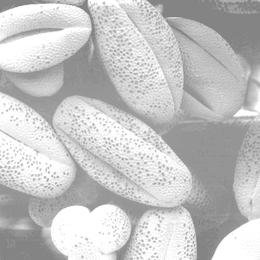
%> input picture Lab 5/PollenLight.tif, 260 x 260 px, shrunk from 500 x 500 before the run
$ octave Tipton_EGR532_Lab4PartC.m   (GNU Octave 9; MATLAB toolbox functions it lacks are replaced by stand-ins)
%> lines starting %> are read from the running program, lines starting %| are printed output that depends on the picture
%%%%%%%%%%%%%%%%%%%%%%%%%%%%%%%%%%%%%%%%%%%%%%%%%%%%%%%%%%%%%%%%%%%%%%%%
% Title: Intensity Transforms
% Filename: Tipton_EGR532_Lab4PartC.m
% Author: Natalie Tipton
% Date: 2/21/19
% Instructor: Dr. Rhodes
% Description: This script completes histogram equalization
%%%%%%%%%%%%%%%%%%%%%%%%%%%%%%%%%%%%%%%%%%%%%%%%%%%%%%%%%%%%%%%%%%%%%%%%

%%%%%%%% Part C - Pollen Light %%%%%%%%%%

%read in pollen image and find size
pollen_light = imread('PollenLight.tif');
%> pollen_light is the input picture: size 260x260 uint8; min 126, max 255, mean 196.3
[row,col] = size(pollen_light);
%> row = 260; col = 260
s_light = zeros(1,255);
r = 1:255;

%map pixel intensity values from original to equalized
for k = 1:255
    for j = 1:k
        prob_light(k) = nnz(pollen_light == k) / (row * col);
        s_light(k) = s_light(k) + prob_light(j);
    end
end
%> after the loop, prob_light = 255 values, max 0.0822 at index 255, min 0 at index 1, mean 0.00392; s_light = 255 values from 0 to 1

%complete transform equation
transform_light = 254 .* s_light;
%> transform_light = 255 values from 0 to 254

%creates new, equalized image from transformed intensities
for x = 1:row
    for y = 1:col
        orig_intensity_light = round(pollen_light(x,y));
        pollen_light_eq_doub(x,y) = s_light(orig_intensity_light);
    end
end
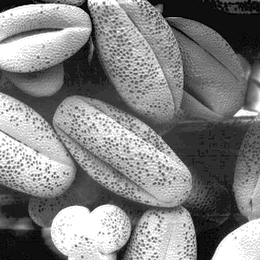
%> pollen_light_eq_doub: size 260x260 double; min 5.92e-05, max 1, mean 0.509

%converts equalized image to uint8
pollen_light_eq = im2uint8(pollen_light_eq_doub);

%plot original image, original image hist, new image, new hist
figure(1)
subplot(2,2,1)
imshow(pollen_light)
title('Original Pollen Light');
xlabel('X (spatial units)');
ylabel('Y (spatial units)');
subplot(2,2,2)
imhist(pollen_light)
title('Histogram For Original Pollen Light');
ylabel('Number Of Pixels At Given Intensity');
subplot(2,2,3)
imshow(pollen_light_eq)
title('Equalized Pollen Light');
xlabel('X (spatial units)');
ylabel('Y (spatial units)');
subplot(2,2,4)
imhist(pollen_light_eq);
title('Histogram For Equalized Pollen Light');
ylabel('Number Of Pixels At Given Intensity');
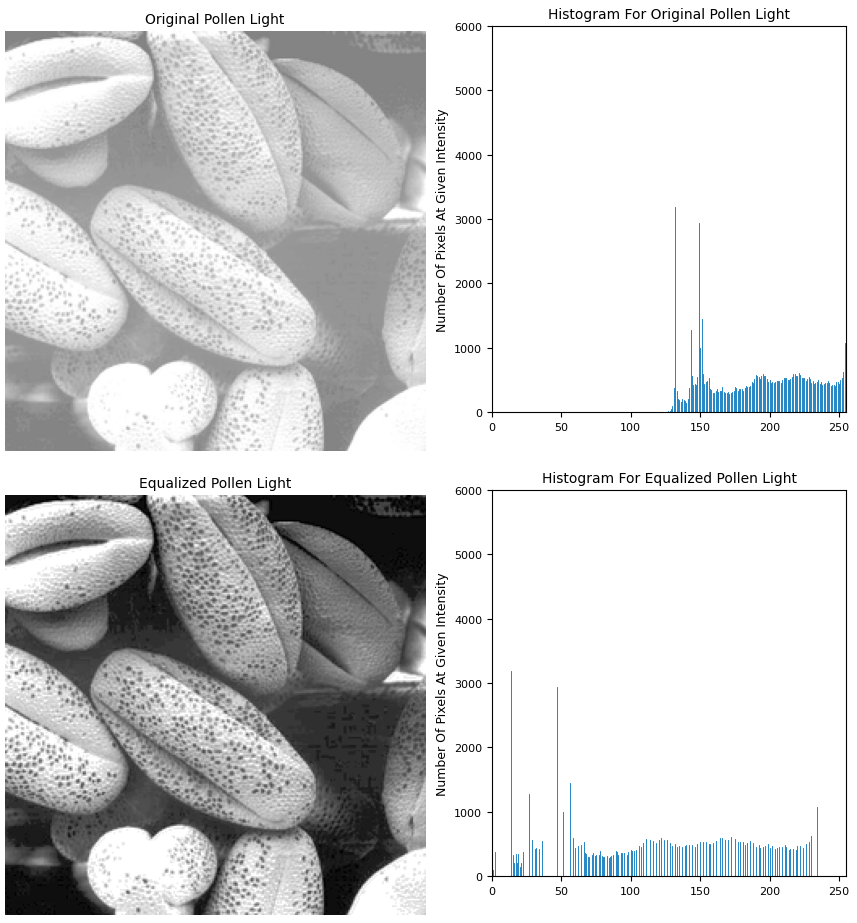
%> figure redrawn from the program's plot data, 4 panels

%plot transformation
figure(2)
plot(s_light,r)
title('Transform for Pollen Light');
xlabel('sk');
ylabel('rk');

%repeat all steps from above for 3 different images
%%%%%%%% Part C - Pollen Dark %%%%%%%%%%

pollen_dark = imread('PollenDark.tif');
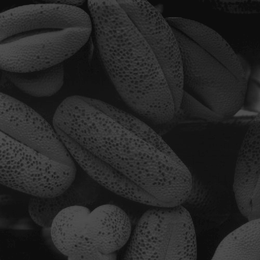
%> input picture Lab 5/PollenDark.tif, 260 x 260 px, shrunk from 500 x 500 before the run
%> pollen_dark is the input picture: size 260x260 uint8; min 10, max 79, mean 38.7
[row,col] = size(pollen_dark);
s_dark = zeros(1,255);

for k = 1:255
    for j = 1:k
        prob_dark(k) = nnz(pollen_dark == k) / (row * col);
        s_dark(k) = s_dark(k) + prob_dark(j);
    end
end
%> after the loop, prob_dark = 255 values, max 0.0604 at index 19, min 0 at index 1, mean 0.00392; s_dark = 255 values from 0 to 1

transform_dark = 254 .* s_dark;
%> transform_dark = 255 values from 0 to 254

for x = 1:row
    for y = 1:col
        orig_intensity_dark = round(pollen_dark(x,y));
        pollen_dark_eq_doub(x,y) = s_dark(orig_intensity_dark);
    end
end

pollen_dark_eq = im2uint8(pollen_dark_eq_doub);


figure(3)
subplot(2,2,1)
imshow(pollen_dark)
title('Original Pollen Dark');
xlabel('X (spatial units)');
ylabel('Y (spatial units)');
subplot(2,2,2)
imhist(pollen_dark)
title('Histogram For Original Pollen Dark');
ylabel('Number Of Pixels At Given Intensity');
subplot(2,2,3)
imshow(pollen_dark_eq)
title('Equalized Pollen Dark');
xlabel('X (spatial units)');
ylabel('Y (spatial units)');
subplot(2,2,4)
imhist(pollen_dark_eq);
title('Histogram For Equalized Pollen Dark');
ylabel('Number Of Pixels At Given Intensity');

figure(4)
plot(s_dark,r)
title('Transform for Pollen Dark');
xlabel('sk');
ylabel('rk');
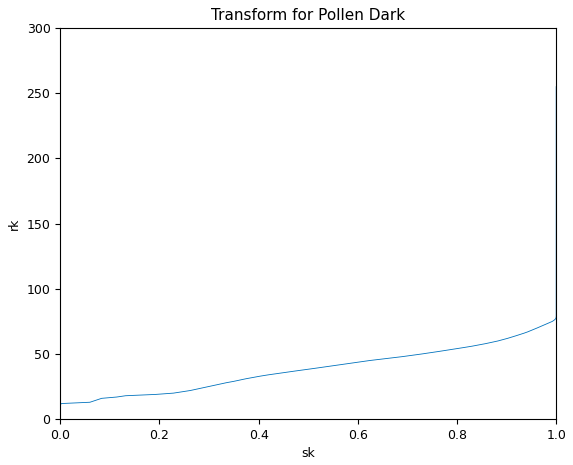
%> figure redrawn from the program's plot data

%%%%%%%% Part C - Pollen Low Contrast %%%%%%%%%%

pollen_low_con = imread('PollenLowContrast.tif');
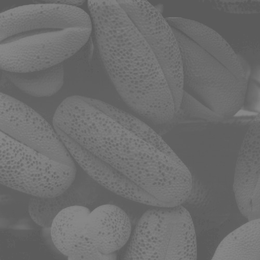
%> input picture Lab 5/PollenLowContrast.tif, 260 x 260 px, shrunk from 500 x 500 before the run
%> pollen_low_con is the input picture: size 260x260 uint8; min 89, max 136, mean 109.1
[row,col] = size(pollen_low_con);
s_low_con = zeros(1,255);

for k = 1:255
    for j = 1:k
        prob_low_con(k) = nnz(pollen_low_con == k) / (row * col);
        s_low_con(k) = s_low_con(k) + prob_low_con(j);
    end
end
%> after the loop, prob_low_con = 255 values, max 0.0741 at index 96, min 0 at index 1, mean 0.00392; s_low_con = 255 values from 0 to 1

transform_low_con = 254 .* s_low_con;
%> transform_low_con = 255 values from 0 to 254

for x = 1:row
    for y = 1:col
        orig_intensity_low_con = round(pollen_low_con(x,y));
        pollen_low_con_eq_doub(x,y) = s_low_con(orig_intensity_low_con);
    end
end

pollen_low_con_eq = im2uint8(pollen_low_con_eq_doub);


figure(5)
subplot(2,2,1)
imshow(pollen_low_con)
title('Original Pollen Low Contrast');
xlabel('X (spatial units)');
ylabel('Y (spatial units)');
subplot(2,2,2)
imhist(pollen_low_con)
title('Histogram For Original Pollen Low Contrast');
ylabel('Number Of Pixels At Given Intensity');
subplot(2,2,3)
imshow(pollen_low_con_eq)
title('Equalized Pollen Low Contrast');
xlabel('X (spatial units)');
ylabel('Y (spatial units)');
subplot(2,2,4)
imhist(pollen_low_con_eq);
title('Histogram For Equalized Pollen Low Contrast');
ylabel('Number Of Pixels At Given Intensity');

figure(6)
plot(s_low_con,r)
title('Transform for Pollen Low Contrast');
xlabel('sk');
ylabel('rk');

%%%%%%%% Part C - Pollen High Contrast %%%%%%%%%%

pollen_high_con = imread('PollenHighContrast.tif');
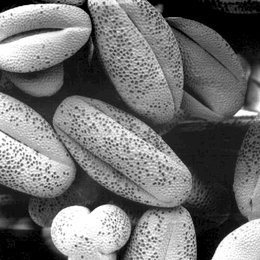
%> input picture Lab 5/PollenHighContrast.tif, 260 x 260 px, shrunk from 500 x 500 before the run
%> pollen_high_con is the input picture: size 260x260 uint8; min 0, max 255, mean 113.1
[row,col] = size(pollen_high_con);
s_high_con = zeros(1,255);

for k = 1:255
    for j = 1:k
        prob_high_con(k) = nnz(pollen_high_con == k) / (row * col);
        s_high_con(k) = s_high_con(k) + prob_high_con(j);
    end
end
%> after the loop, prob_high_con = 255 values, max 0.0304 at index 27, min 0.00114 at index 12, mean 0.00372; s_high_con = 255 values from 0.00454 to 0.947

transform_high_con = 254 .* s_high_con;
%> transform_high_con = 255 values from 1.15 to 240.7

for x = 1:row
    for y = 1:col
        orig_intensity_high_con = round(pollen_high_con(x,y));
        pollen_high_con_eq_doub(x,y) = s_high_con(orig_intensity_high_con+1);
    end
end

pollen_high_con_eq = im2uint8(pollen_high_con_eq_doub);


figure(7)
subplot(2,2,1)
imshow(pollen_high_con)
title('Original Pollen High Contrast');
xlabel('X (spatial units)');
ylabel('Y (spatial units)');
subplot(2,2,2)
imhist(pollen_high_con)
title('Histogram For Original Pollen High Contrast');
ylabel('Number Of Pixels At Given Intensity');
subplot(2,2,3)
imshow(pollen_high_con_eq)
title('Equalized Pollen High Contrast');
xlabel('X (spatial units)');
ylabel('Y (spatial units)');
subplot(2,2,4)
imhist(pollen_high_con_eq);
title('Histogram For Equalized Pollen High Contrast');
ylabel('Number Of Pixels At Given Intensity');
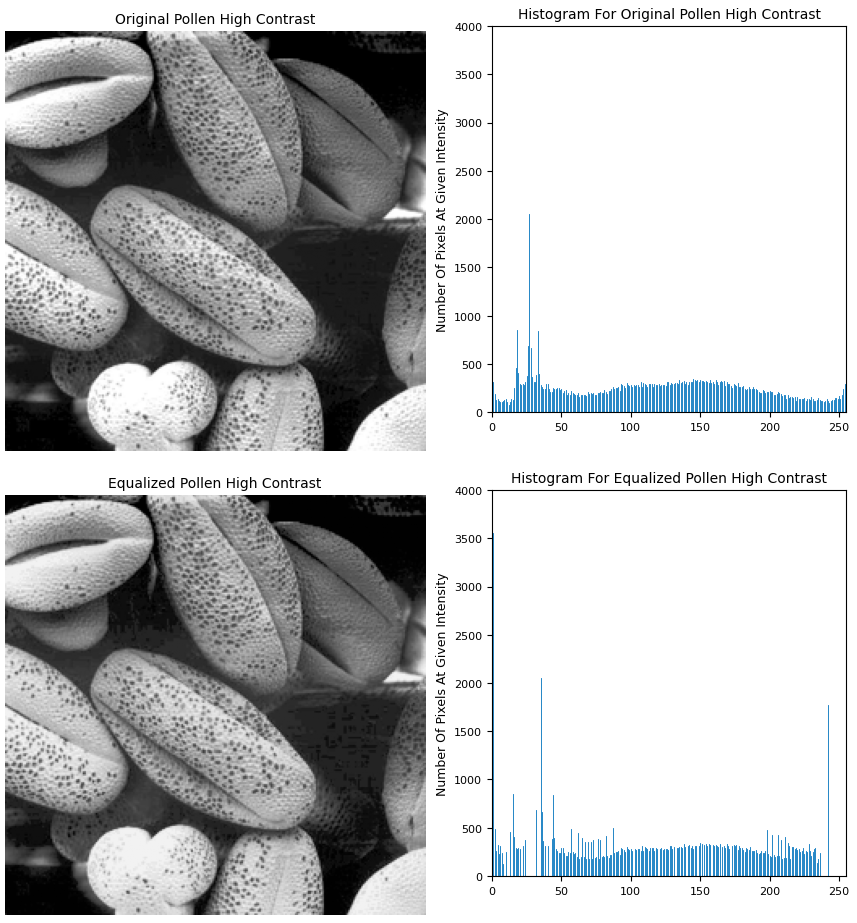
%> figure redrawn from the program's plot data, 4 panels

figure(8)
plot(s_high_con,r)
title('Transform for Pollen High Contrast');
xlabel('sk');
ylabel('rk');
%> figure, not shown here; curve peaks at x = 0.947, y = 255
